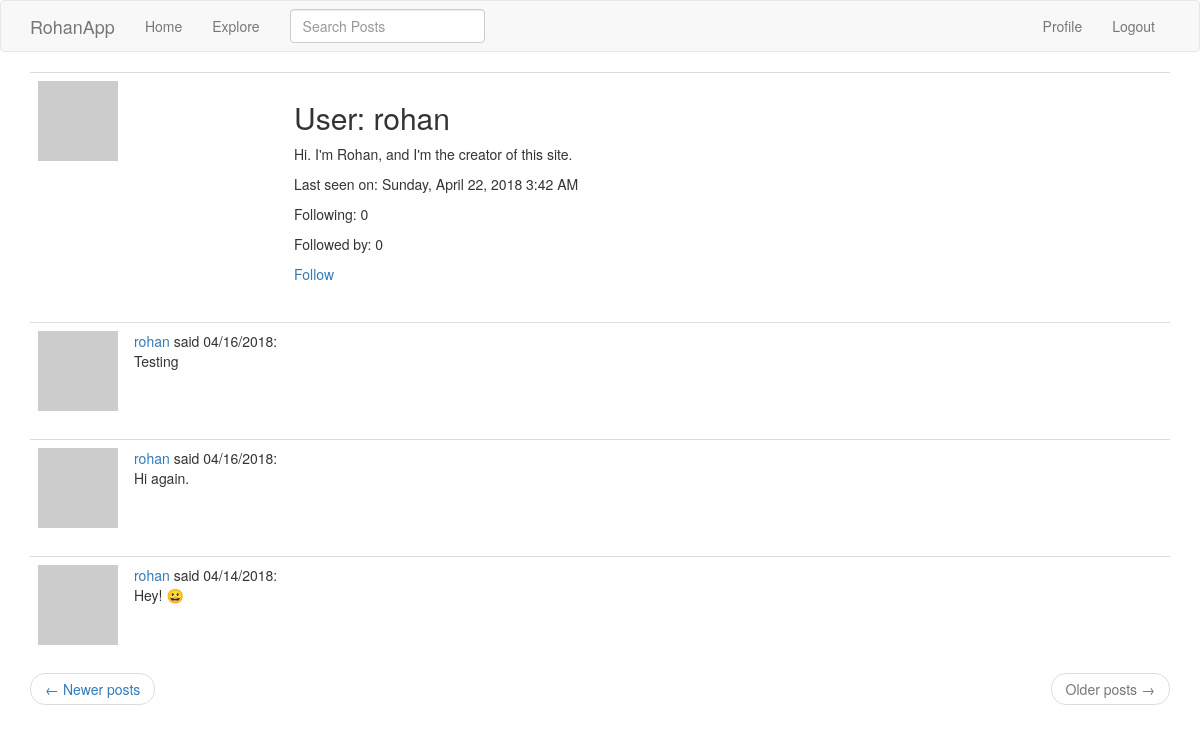
Page /user/rohan?page=2 (signed in) on the committed database.
### app/models.py (models this page shows, shortened)
class User(UserMixin, db.Model):
    id = db.Column(db.Integer, primary_key=True)
    username = db.Column(db.String(64), index=True, unique=True)
    email = db.Column(db.String(120), index=True, unique=True)
    password_hash = db.Column(db.String(128))
    posts = db.relationship('Post', backref='author', lazy='dynamic') # u.posts, p.author(s)
    about_me = db.Column(db.String(140))
    last_seen = db.Column(db.DateTime, default=datetime.utcnow)
    followed = db.relationship('User', secondary=followers,
        primaryjoin=(followers.c.follower_id == id), # LEFT # why isn't it just followers.follower_id ?
        secondaryjoin=(followers.c.followed_id == id), # RIGHT
        backref=db.backref('followers', lazy='dynamic'), lazy='dynamic')
    def avatar(self, size):
        digest = md5(self.email.lower().encode('utf-8')).hexdigest() # .encode('utf-8') converts email string to bytes
        return 'https://www.gravatar.com/avatar/{}?d=identicon&s={}'.format(digest, size)
    def is_following(self, user):
        return self.followed.filter(followers.c.followed_id == user.id).count() > 0 # filter ==, filter_by =

class SearchableMixin(object):
    @classmethod
    def before_commit(cls, session):
        session._changes = {
            'add': [obj for obj in session.new if isinstance(obj, cls)],
            'update': [obj for obj in session.dirty if isinstance(obj, cls)], # there is no db.session.update()
            'delete': [obj for obj in session.deleted if isinstance(obj, cls)]
        }
    @classmethod
    def after_commit(cls, session):
        for obj in session._changes['add']:
            add_to_index(cls.__tablename__, obj)
        for obj in session._changes['update']: # modified post overwrites original post in Elasticsearch db
            add_to_index(cls.__tablename__, obj)
        for obj in session._changes['delete']:
            remove_from_index(cls.__tablename__, obj)
        session._changes = None # resets the dictionary - which survived the commit - to None

class Post(SearchableMixin, db.Model):
    __searchable__ = ['body']
    id = db.Column(db.Integer, primary_key=True)
    body = db.Column(db.String(140))
    timestamp = db.Column(db.DateTime, index=True, default=datetime.utcnow) # datetime.utcnow, NOT datetime.utcnow()
    user_id = db.Column(db.Integer, db.ForeignKey('user.id'))
    language = db.Column(db.String(5))

### app/main/routes.py (the view)
@bp.route('/user/<username>')
@login_required
def user(username):
    user = User.query.filter_by(username=username).first_or_404()
    page = request.args.get('page', 1, type=int)
    posts = user.posts.order_by(Post.timestamp.desc()).paginate(
        page, current_app.config['POSTS_PER_PAGE'], False)
    next_url = url_for('main.user', username=user.username, page=posts.next_num) if posts.has_next else None
    prev_url = url_for('main.user', username=user.username, page=posts.prev_num) if posts.has_prev else None
    return render_template('user.html', title = user.username, user = user, posts = posts.items,
                            next_url = next_url, prev_url = prev_url)

### app/main/forms.py
class SearchForm(FlaskForm):
    q = StringField('Search Posts', validators=[DataRequired()])
    def __init__(self, *args, **kwargs):
        if 'formdata' not in kwargs:
            kwargs['formdata'] = request.args # default is request.form
        if 'csrf_enabled' not in kwargs:
            kwargs['csrf_enabled'] = False # also, not putting form.hidden_tag() in the template
        super(SearchForm, self).__init__(*args, **kwargs)

### app/main/routes.py (called while the page is built)
@bp.before_app_request # executed just before any view function
def before_request():
    if current_user.is_authenticated:
        current_user.last_seen = datetime.utcnow() # .strftime('%m/%d/%Y %I:%M:%S %p')
        db.session.commit()
        g.search_form = SearchForm()
    g.locale = str(get_locale())

### app/models.py (called while the page is built)
@login.user_loader
def load_user(id):
    return User.query.get(int(id))

### app/templates/user.html
{% extends "base.html" %}
{% block app_content %}
    <table class="table table-hover">
        <tr>
            <td width="256px"><a href="https://en.gravatar.com" target="_blank"><img src="{{ user.avatar(256) }}"></a></td>
            <td>
                <h2>User: {{ user.username }}</h2>
                {% if user.about_me %}<p>{{ user.about_me }}</p>{% endif %}
                {% if user.last_seen %}
                <p>Last seen on: {{ moment(user.last_seen).format('LLLL') }}</p>
                {% endif %}
                <p>Following: {{ user.followed.count() }}</p>
                <p>Followed by: {{ user.followers.count() }}</p>
                {% if current_user == user %}
                <p><a href="{{ url_for('main.edit_profile') }}">Edit your profile</a></p>
                {% elif not current_user.is_following(user) %}
                <p><a href="{{ url_for('main.follow', username=user.username) }}">Follow</a></p>
                {% else %}
                <p><a href="{{ url_for('main.unfollow', username=user.username) }}">Unfollow</a></p>
                {% endif %}
            </td>
        </tr>
    </table>
    {% for post in posts %}
        {% include '_post.html' %}
    {% endfor %}
    <nav aria-label="...">
        <ul class="pager">
            <li class="previous{% if not prev_url %} disabled{% endif %}">
                <a href="{{ prev_url or '#' }}">
                    <span aria-hidden="true">&larr;</span> Newer posts
                </a>
            </li>
            <li class="next{% if not next_url %} disabled{% endif %}">
                <a href="{{ next_url or '#' }}">
                    Older posts <span aria-hidden="true">&rarr;</span>
                </a>
            </li>
        </ul>
    </nav>
{% endblock %}

### app/templates/_post.html (shortened to what this page needs)
<table class="table table-hover">
    <tr>
        <td width="70px">
            <a href="{{ url_for('main.user', username=post.author.username) }}">
                <img src="{{ post.author.avatar(70) }}" />
            </a>
        </td>
        <td>
            <a href="{{ url_for('main.user', username=post.author.username) }}">{{ post.author.username }}</a>
            said {{ moment(post.timestamp).calendar() }}:
            <br>
            <span id="post{{ post.id }}">{{ post.body }}</span>
        </td>
    </tr>
</table>

### rows in the picture
User: username "rohan", about_me "Hi. I'm Rohan, and I'm the creator of this site.", last_seen "Sunday, April 22, 2018 3:42 AM"
Post: author.username "rohan", timestamp "04/16/2018", body "Testing"
Post: author.username "rohan", timestamp "04/16/2018", body "Hi again."
Post: author.username "rohan", timestamp "04/14/2018", body "Hey! 😀"

### other values in the picture
{{ user.followed.count() }} "0"
{{ user.followers.count() }} "0"
